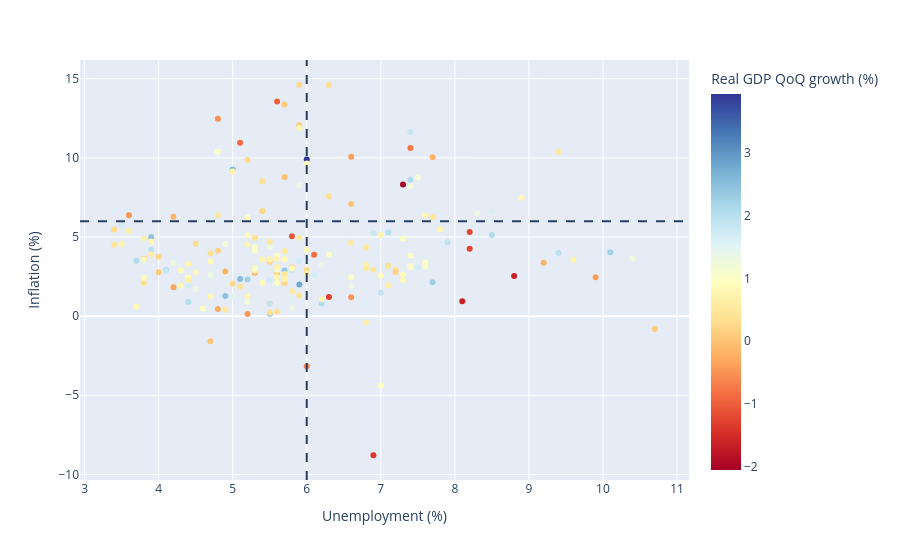

The notebook cell saved with this chart:
### Code cell
# Stage B: relationship scatterplot, with GDP growth as a third variable
scatter_data = df.dropna(subset=['gdp_growth_qoq']).copy()
fig2 = px.scatter(scatter_data, x='unemp', y='infl', color='gdp_growth_qoq',
                  hover_name='period', color_continuous_scale='RdYlBu',
                  labels={'unemp':'Unemployment (%)', 'infl':'Inflation (%)',
                          'gdp_growth_qoq':'Real GDP QoQ growth (%)'})
fig2.add_vline(x=6, line_dash='dash')
fig2.add_hline(y=6, line_dash='dash')
fig2.show()

### Figure 1 — Plotly figure (JSON) as saved in the notebook; plotly's stock layout.template omitted (floating-point values rounded to 4 significant figures; data arrays with more than 128 entries replaced by an {"elided": "..."} marker saying what was removed)
{"data": [{"hovertemplate": "<b>%{hovertext}</b><br><br>Unemployment (%)=%{x}<br>Inflation (%)=%{y}<br>Real GDP QoQ growth (%)=%{marker.color}<extra></extra>", "hovertext": {"elided": "202 str values"}, "legendgroup": "", "marker": {"color": {"elided": "202 float values"}, "coloraxis": "coloraxis", "symbol": "circle"}, "mode": "markers", "name": "", "orientation": "v", "showlegend": false, "type": "scatter", "x": {"elided": "202 float values"}, "xaxis": "x", "y": {"elided": "202 float values"}, "yaxis": "y"}], "layout": {"coloraxis": {"autocolorscale": false, "colorbar": {"title": {"text": "Real GDP QoQ growth (%)"}}, "colorscale": [[0, "rgb(165,0,38)"], [0.1, "rgb(215,48,39)"], [0.2, "rgb(244,109,67)"], [0.3, "rgb(253,174,97)"], [0.4, "rgb(254,224,144)"], [0.5, "rgb(255,255,191)"], [0.6, "rgb(224,243,248)"], [0.7, "rgb(171,217,233)"], [0.8, "rgb(116,173,209)"], [0.9, "rgb(69,117,180)"], [1, "rgb(49,54,149)"]]}, "legend": {"tracegroupgap": 0}, "margin": {"t": 60}, "shapes": [{"line": {"dash": "dash"}, "type": "line", "x0": 6, "x1": 6, "xref": "x", "y0": 0, "y1": 1, "yref": "y domain"}, {"line": {"dash": "dash"}, "type": "line", "x0": 0, "x1": 1, "xref": "x domain", "y0": 6, "y1": 6, "yref": "y"}], "xaxis": {"anchor": "y", "domain": [0, 1], "title": {"text": "Unemployment (%)"}}, "yaxis": {"anchor": "x", "domain": [0, 1], "title": {"text": "Inflation (%)"}}}}
